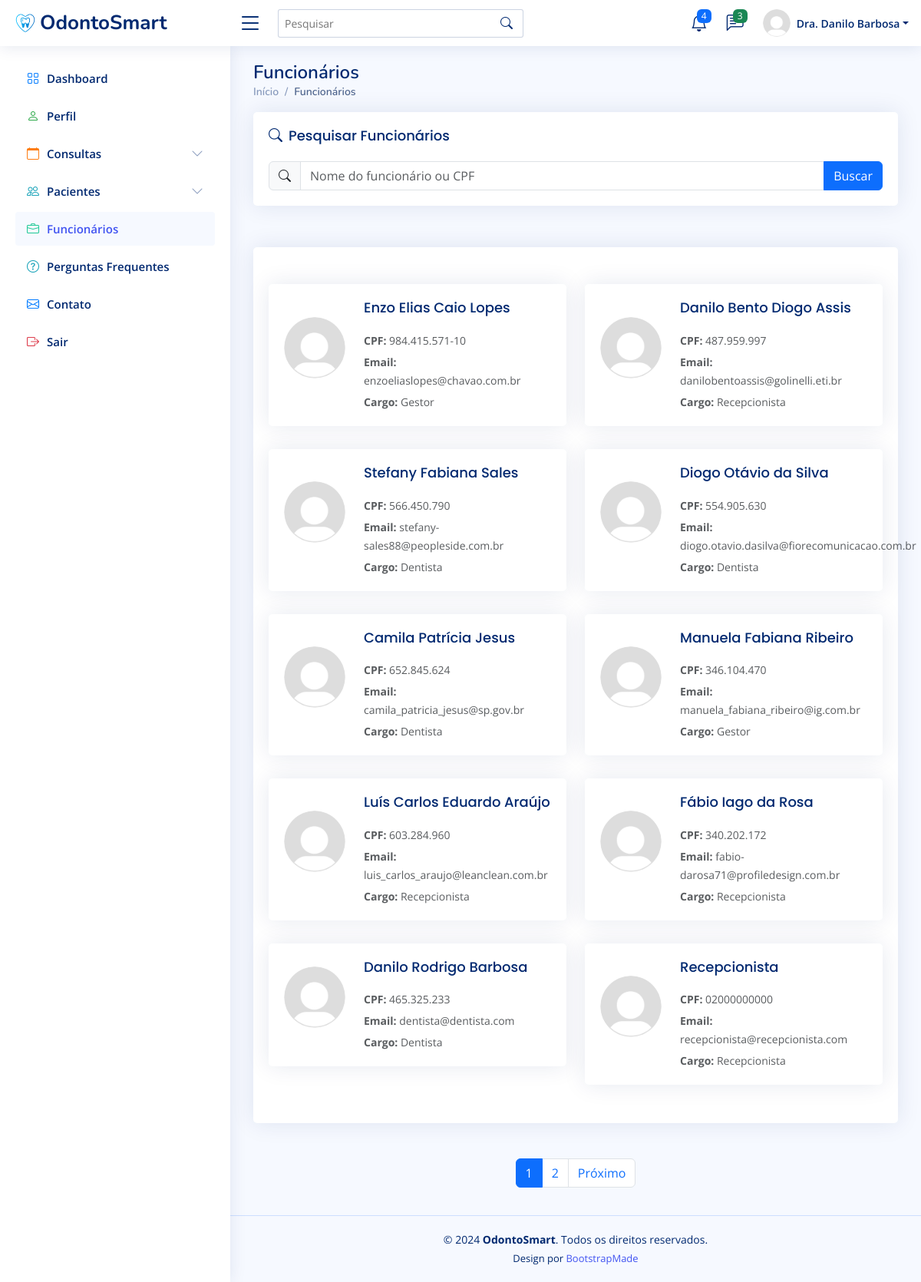
The page /funcionario/ (signed in) on the database as committed earlier.
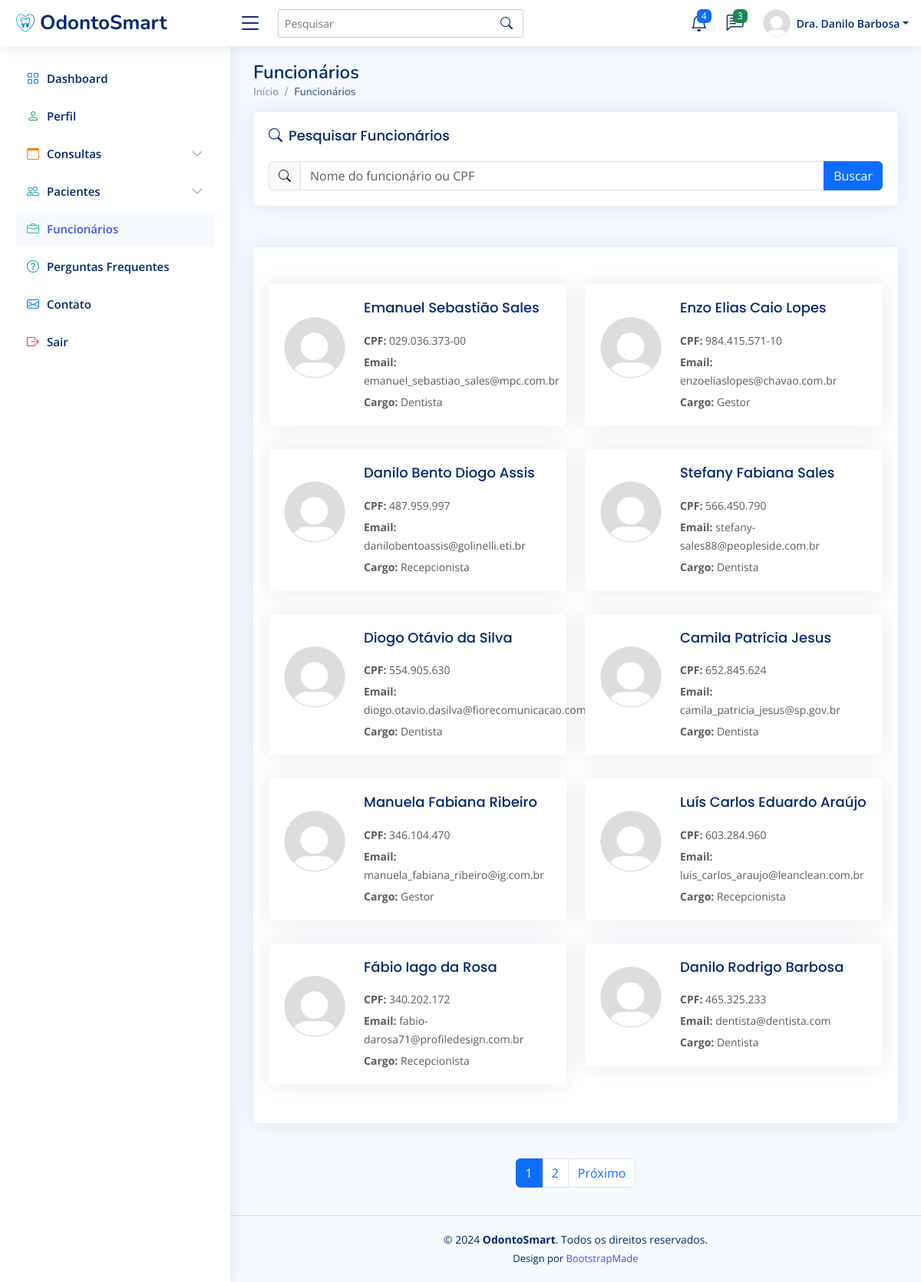
The same page on the database as committed later.
### clinicaMedica/models.py (models this page shows, shortened)
class Funcionario(AbstractBaseUser, PermissionsMixin):
    SEXO_CHOICES = [
        ('masculino', 'Masculino'),
        ('feminino', 'Feminino'),
    ]
    cpf = models.CharField(max_length=14, unique=True)
    email = models.EmailField(unique=True, blank=False)
    salario = models.DecimalField(max_digits=10, decimal_places=2)
    cargo = models.CharField(max_length=50)
    nome = models.CharField(max_length=50)
    is_first_login = models.BooleanField(default=True)
    is_staff = models.BooleanField(default=False)
    date_joined = models.DateTimeField(verbose_name="Data de Ingresso", default=timezone.now)
    sexo = models.CharField(max_length=15, choices=SEXO_CHOICES, blank=False)
    objects = FuncionarioManager()
    USERNAME_FIELD = 'email'
    REQUIRED_FIELDS = ['cpf', 'nome', 'cargo', 'salario']
    def first_two_names(self):
        parts = self.nome.split()
        if len(parts) == 1:
            name = self.nome
        elif len(parts) == 2:
            name = f"{parts[0]} {parts[1]}"
        else:
            name = f"{parts[0]} {parts[-1]}"
        if hasattr(self, 'dentista'):
            if self.dentista.sexo == 'masculino':
                return f"Dr. {name}"
            else:
                return f"Dra. {name}"
        return name

### clinicaMedica/views.py (the view)
# urls.py: path('funcionario/', views.funcionario, name='funcionario'),
@login_required
def funcionario(request):
    query = request.GET.get('procurar')
    if query:
        lista_de_funcionarios = Funcionario.objects.filter(
            nome__icontains=query
            ).union(
                Funcionario.objects.filter(cpf__icontains=query)
            ).order_by('-id')
    else:
        lista_de_funcionarios = Funcionario.objects.all().order_by('-id')  # Ordena os pacientes pelo id em ordem decrescente
    paginator = Paginator(lista_de_funcionarios, 10)  # Mostra 10 até funcionarios por página
    page_number = request.GET.get('page')
    page_obj = paginator.get_page(page_number)
    return render(request, 'pages.funcionario.html', {'page_obj': page_obj, 'query':query})

### clinicaMedica/templates/pages.funcionario.html (shortened to what this page needs)
{% load static %}
<!DOCTYPE html>
<html lang="pt-br">
  <head>
    <link
      href="{% static 'vendor/bootstrap/css/bootstrap.min.css' %}"
      rel="stylesheet"
    />
    <link
      href="{% static 'vendor/bootstrap-icons/bootstrap-icons.css' %}"
      rel="stylesheet"
    />
    <link
      href="{% static 'vendor/boxicons/css/boxicons.min.css' %}"
      rel="stylesheet"
    />
    <link href="{% static 'vendor/quill/quill.snow.css' %}" rel="stylesheet" />
    <link
      href="{% static 'vendor/quill/quill.bubble.css' %}"
      rel="stylesheet"
    />
    <link
      href="{% static 'vendor/remixicon/remixicon.css' %}"
      rel="stylesheet"
    />
    <link
      href="{% static 'vendor/simple-datatables/style.css' %}"
      rel="stylesheet"
    />
    <link href="{% static 'css/style.css' %}" rel="stylesheet" />
  </head>
  <body>
    <header id="header" class="header fixed-top d-flex align-items-center">
      <div class="d-flex align-items-center justify-content-between">
        <a href="{% url 'dashboard' %}" class="logo d-flex align-items-center">
          <img src="{% static 'img/logo.png' %}" alt="" />
          <span class="d-none d-lg-block">OdontoSmart</span>
        </a>
        <i class="bi bi-list toggle-sidebar-btn"></i>
      </div>
      <div class="search-bar">
        <form
          class="search-form d-flex align-items-center"
          method="POST"
          action="#"
        >
          <input
            type="text"
            name="query"
            placeholder="Pesquisar"
            title="Pesquisar"
          />
          <button type="submit" title="Pesquisar">
            <i class="bi bi-search"></i>
          </button>
        </form>
      </div>
      <nav class="header-nav ms-auto">
        <ul class="d-flex align-items-center">
          <li class="nav-item dropdown">
            <a class="nav-link nav-icon" href="#" data-bs-toggle="dropdown">
              <i class="bi bi-bell"></i>
              <span class="badge bg-primary badge-number">4</span> </a
            >
          </li>
          <li class="nav-item dropdown">
            <a class="nav-link nav-icon" href="#" data-bs-toggle="dropdown">
              <i class="bi bi-chat-left-text"></i>
              <span class="badge bg-success badge-number">3</span> </a
            >
          </li>
          <li class="nav-item dropdown pe-3">
            <a
              class="nav-link nav-profile d-flex align-items-center pe-0"
              href="#"
              data-bs-toggle="dropdown"
            >
              <img
                src="{% static 'img/profile-img.png' %}"
                alt="Perfil"
                class="rounded-circle"
              />
              <span class="d-none d-md-block dropdown-toggle ps-2"
                >{{ user.first_two_names }}</span
              > </a
            >
          </li>
        </ul>
      </nav>
    </header>
    <aside id="sidebar" class="sidebar">
      <ul class="sidebar-nav" id="sidebar-nav">
        <li class="nav-item">
          <a class="nav-link collapsed" href="{% url 'dashboard' %}">
            <i class="bi bi-grid" style="color: #007bff"></i>
            <span>Dashboard</span>
          </a>
        </li>
        <li class="nav-item">
          <a class="nav-link collapsed" href="{% url 'perfil' %}">
            <i class="bi bi-person" style="color: #28a745"></i>
            <span>Perfil</span>
          </a>
        </li>
        <li class="nav-item">
          <a
            href="#"
            class="nav-link collapsed"
            data-bs-target="#consultas-nav"
            data-bs-toggle="collapse"
          >
            <i class="bi bi-calendar" style="color: #fd7e14"></i>
            <span>Consultas</span>
            <i class="bi bi-chevron-down ms-auto"></i>
          </a>
        </li>
        <li class="nav-item">
          <a
            href="#"
            class="nav-link collapsed"
            data-bs-target="#pacientes-nav"
            data-bs-toggle="collapse"
          >
            <i class="bi bi-people" style="color: #17a2b8"></i>
            <span>Pacientes</span>
            <i class="bi bi-chevron-down ms-auto"></i>
          </a>
        </li>
        <li class="nav-item">
          <a class="nav-link" href="{% url 'funcionario' %}">
            <i class="bi bi-briefcase" style="color: #20c997"></i>
            <span>Funcionários</span>
          </a>
        </li>
        <li class="nav-item">
          <a class="nav-link collapsed" href="{% url 'faq' %}">
            <i class="bi bi-question-circle" style="color: #17a2b8"></i>
            <span>Perguntas Frequentes</span>
          </a>
        </li>
        <li class="nav-item">
          <a class="nav-link collapsed" href="{% url 'contato' %}">
            <i class="bi bi-envelope" style="color: #007bff"></i>
            <span>Contato</span>
          </a>
        </li>
        <li class="nav-item">
          <a class="nav-link collapsed" href="{% url 'logout' %}">
            <i class="bi bi-box-arrow-right" style="color: #dc3545"></i>
            <span>Sair</span>
          </a>
        </li>
      </ul>
    </aside>
    <main id="main" class="main">
      <div class="pagetitle">
        <h1>Funcionários</h1>
        <nav>
          <ol class="breadcrumb">
            <li class="breadcrumb-item">
              <a href="{% url 'dashboard' %}">Início</a>
            </li>
            <li class="breadcrumb-item active">Funcionários</li>
          </ol>
        </nav>
      </div>
      <div class="row mb-4">
        <div class="col">
          <div class="card">
            <div class="card-body">
              <h5 class="card-title">
                <i class="bi bi-search me-2"></i>Pesquisar Funcionários
              </h5>
              <form method="get" action="{% url 'funcionario' %}">
                <div class="input-group">
                  <span class="input-group-text"
                    ><i class="bi bi-search"></i
                  ></span>
                  <input
                    type="text"
                    class="form-control"
                    placeholder="Nome do funcionário ou CPF"
                    id="searchInput"
                    value="{{ query|default:'' }}"
                    name="procurar"
                  />
                  <button class="btn btn-primary" type="submit">Buscar</button>
                </div>
              </form>
            </div>
          </div>
        </div>
      </div>
      <section class="card">
        <div class="card-body">
          <div class="row mt-5" id="funcionarioList">
            {% for funcionario in page_obj %}
            <div class="col-lg-6">
              <div class="card funcionario-card">
                <div class="card-body">
                  <div class="d-flex align-items-center">
                    <img
                      src="{% static 'img/profile-img.png' %}"
                      alt="{{ funcionario.nome }}"
                      class="funcionario-img me-4"
                    />
                    <div>
                      <h5 class="card-title mb-1">{{ funcionario.nome }}</h5>
                      <p class="card-text mb-1">
                        <small class="text-muted"
                          ><strong>CPF:</strong> {{ funcionario.cpf }}</small
                        >
                      </p>
                      <p class="card-text mb-1">
                        <small class="text-muted"
                          ><strong>Email:</strong> {{ funcionario.email }}</small
                        >
                      </p>
                      <p class="card-text">
                        <small class="text-muted"
                          ><strong>Cargo:</strong> {{ funcionario.cargo }}</small
                        >
                      </p>
                    </div>
                  </div>
                </div>
              </div>
            </div>
            {% endfor %}
          </div>
        </div>
      </section>
      <nav aria-label="Page navigation" class="pt-3">
        <ul class="pagination justify-content-center">
           {% for num in page_obj.paginator.page_range %}
          <li
            class="page-item {% if page_obj.number == num %}active{% endif %}"
          >
            <a class="page-link" href="?page={{ num }}">{{ num }}</a>
          </li>
          {% endfor %} {% if page_obj.has_next %}
          <li class="page-item">
            <a class="page-link" href="?page={{ page_obj.next_page_number }}"
              >Próximo</a
            >
          </li>
          {% endif %}
        </ul>
      </nav>
    </main>
    <footer id="footer" class="footer">
      <div class="copyright">
        &copy; 2024 <strong><span>OdontoSmart</span></strong
        >. Todos os direitos reservados.
      </div>
      <div class="credits">
        Design por <a href="https://bootstrapmade.com/">BootstrapMade</a>
      </div>
    </footer>
  </body>
</html>

### clinicaMedica/static/css/style.css (style rules this page uses)
:root { scroll-behavior: smooth; }
body { font-family: "Open Sans", sans-serif; background: #f6f9ff; color: #444444; }
a { color: #4154f1; text-decoration: none; }
h1, h2, h3, h4, h5, h6 { font-family: "Nunito", sans-serif; }
#main { margin-top: 60px; padding: 20px 30px; transition: all 0.3s; }
.pagetitle { margin-bottom: 10px; }
.pagetitle h1 { font-size: 24px; margin-bottom: 0; font-weight: 600; color: #012970; }
.card { margin-bottom: 30px; border: none; border-radius: 5px; box-shadow: 0px 0 30px rgba(1, 41, 112, 0.1); }
.card-title { padding: 20px 0 15px 0; font-size: 18px; font-weight: 500; color: #012970; font-family: "Poppins", sans-serif; }
.card-body { padding: 0 20px 20px 20px; }
.breadcrumb { font-size: 14px; font-family: "Nunito", sans-serif; color: #899bbd; font-weight: 600; }
.breadcrumb a { color: #899bbd; transition: 0.3s; }
.breadcrumb .breadcrumb-item::before { color: #899bbd; }
.breadcrumb .active { color: #51678f; font-weight: 600; }
.logo { line-height: 1; }
@media (min-width: 1200px) { .logo { width: 280px; } }
.logo img { max-height: 26px; margin-right: 6px; }
.logo span { font-size: 26px; font-weight: 700; color: #012970; font-family: "Nunito", sans-serif; }
.header { transition: all 0.5s; z-index: 997; height: 60px; box-shadow: 0px 2px 20px rgba(1, 41, 112, 0.1); background-color: #fff; padding-left: 20px; }
.header .toggle-sidebar-btn { font-size: 32px; padding-left: 10px; cursor: pointer; color: #012970; }
.header .search-bar { min-width: 360px; padding: 0 20px; }
.header .search-form { width: 100%; }
.header .search-form input { border: 0; font-size: 14px; color: #012970; border: 1px solid rgba(1, 41, 112, 0.2); padding: 7px 38px 7px 8px; border-radius: 3px; transition: 0.3s; width: 100%; }
.header .search-form button { border: 0; padding: 0; margin-left: -30px; background: none; }
.header .search-form button i { color: #012970; }
.header-nav ul { list-style: none; }
.header-nav>ul { margin: 0; padding: 0; }
.header-nav .nav-icon { font-size: 22px; color: #012970; margin-right: 25px; position: relative; }
.header-nav .nav-profile { color: #012970; }
.header-nav .nav-profile img { max-height: 36px; }
.header-nav .nav-profile span { font-size: 14px; font-weight: 600; }
.header-nav .badge-number { position: absolute; inset: -2px -5px auto auto; font-weight: normal; font-size: 12px; padding: 3px 6px; }
.sidebar { position: fixed; top: 60px; left: 0; bottom: 0; width: 300px; z-index: 996; transition: all 0.3s; padding: 20px; overflow-y: auto; scrollbar-width: thin; scrollbar-color: #aab7cf transparent; box-shadow: 0px 0px 20px rgba(1, 41, 112, 0.1); background-color: #fff; }
@media (min-width: 1200px) { #main, #footer { margin-left: 300px; } }
.sidebar-nav { padding: 0; margin: 0; list-style: none; }
.sidebar-nav li { padding: 0; margin: 0; list-style: none; }
.sidebar-nav .nav-item { margin-bottom: 5px; }
.sidebar-nav .nav-link { display: flex; align-items: center; font-size: 15px; font-weight: 600; color: #4154f1; transition: 0.3; background: #f6f9ff; padding: 10px 15px; border-radius: 4px; }
.sidebar-nav .nav-link i { font-size: 16px; margin-right: 10px; color: #4154f1; }
.sidebar-nav .nav-link.collapsed { color: #012970; background: #fff; }
.sidebar-nav .nav-link.collapsed i { color: #899bbd; }
.sidebar-nav .nav-link .bi-chevron-down { margin-right: 0; transition: transform 0.2s ease-in-out; }
.funcionario-img { width: 80px; height: 80px; object-fit: cover; border-radius: 50%; }
.funcionario-card { transition: all 0.3s; }
.footer { padding: 20px 0; font-size: 14px; transition: all 0.3s; border-top: 1px solid #cddfff; }
.footer .copyright { text-align: center; color: #012970; }
.footer .credits { padding-top: 5px; text-align: center; font-size: 13px; color: #012970; }

Rows that differ between the two databases and show on the page:
no longer on this page (row unchanged): Funcionario: nome "Recepcionista", cpf "02000000000", email "recepcionista@recepcionista.com", cargo "Recepcionista"
added Funcionario: nome "Emanuel Sebastião Sales", cpf "029.036.373-00", email "emanuel_sebastiao_sales@mpc.com.br", cargo "Dentista"
